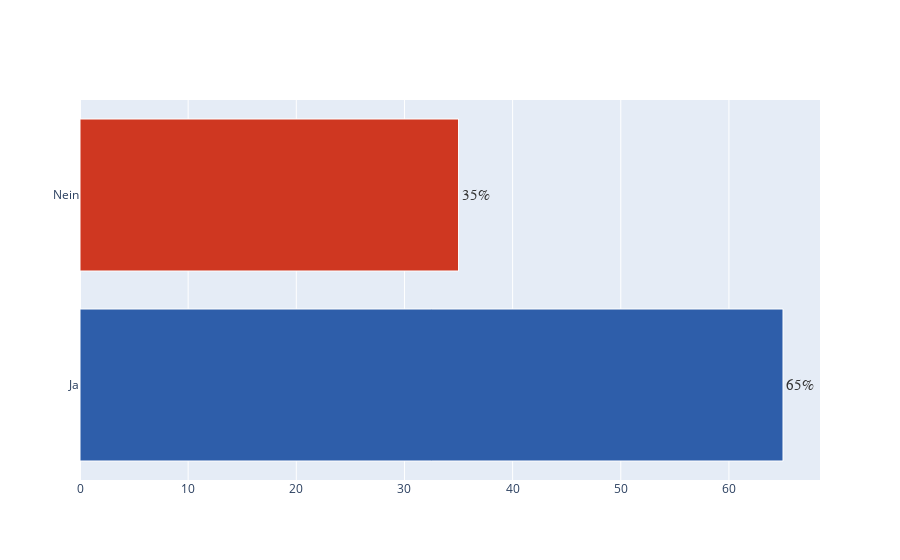

The notebook cell this image was saved under:
### Code cell
import plotly.graph_objects as go
# Diagramm erstellen
fig = go.Figure()
# Daten
df = pd.DataFrame({
    'Antwort': ['Ja', 'Nein'],
    'Prozent': [65, 35]
})

# Redaktions-Farbpalette (Beispiel)
colors = ['#2E5EAA', '#CF3721']
bg_color = '#F9F9F9'
text_color = '#333333'
grid_color = '#E0E0E0'
# Balken hinzufügen
fig.add_trace(go.Bar(
    y=df['Antwort'],
    x=df['Prozent'],
    orientation='h',
    text=df['Prozent'].apply(lambda x: f"{x}%"),
    textposition='outside',
    textfont=dict(
        family='Arial',
        size=15,
        color=text_color
    ),
    marker=dict(
        color=colors,
        line=dict(
            color='white',
            width=1
        )
    ),
    hoverinfo='none'
))

### Figure 1 — Plotly figure (JSON) as saved in the notebook; plotly's stock layout.template omitted (floating-point values rounded to 4 significant figures)
{"data": [{"hoverinfo": "none", "marker": {"color": ["#2E5EAA", "#CF3721"], "line": {"color": "white", "width": 1}}, "orientation": "h", "text": ["65%", "35%"], "textfont": {"color": "#333333", "family": "Arial", "size": 15}, "textposition": "outside", "type": "bar", "x": [65, 35], "y": ["Ja", "Nein"]}], "layout": {}}
